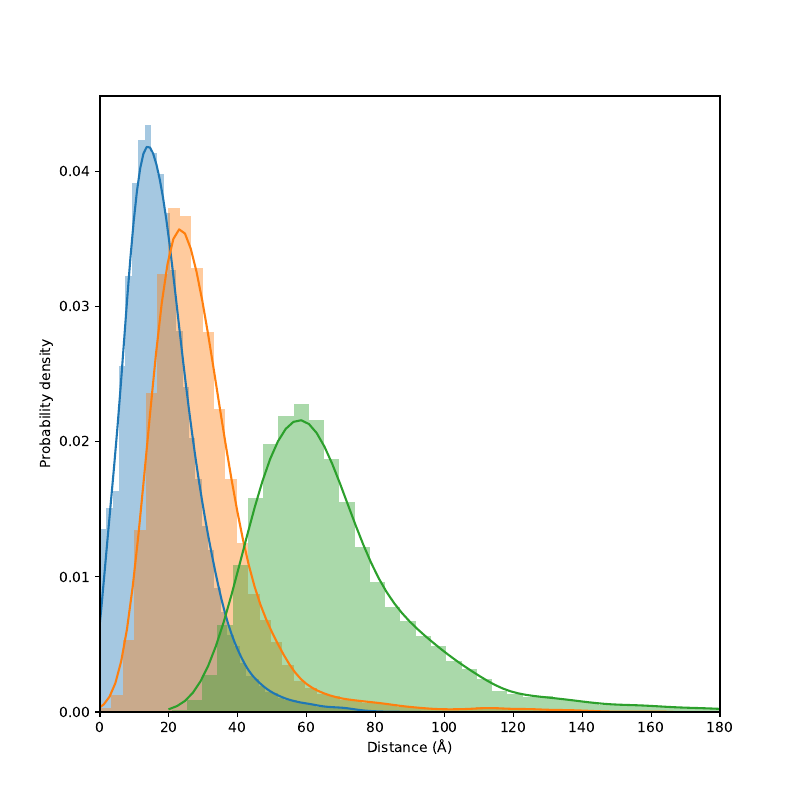

Write Python code to recreate this figure.
from scipy import stats
import matplotlib.pyplot as plt
import pandas as pd
import numpy as np
import seaborn as sns


d = pd.read_csv("result.csv")
df = d.groupby(["UniProtID", "Pos"]).mean()
f, ax = plt.subplots(figsize=(8, 8))
ax = sns.distplot(df["ClosestGlycoDistance"], kde_kws={"bw": 0.2})
ax = sns.distplot(df["2ndClosestGlycoDistance"], kde_kws={"bw": 0.2})
ax = sns.distplot(df["FurthestResDistance"], kde_kws={"bw": 0.2})
ax.set(xlabel="Distance (Å)", ylabel="Probability density")
ax.set_xlim(0, 180)
f.savefig("figure.pdf")

print(d.groupby(["UniProtID"]).mean().shape)
print(d.groupby(["PDB ID"]).mean().shape)
percentile = stats.percentileofscore(df["ClosestGlycoDistance"], 70)
print(percentile)
